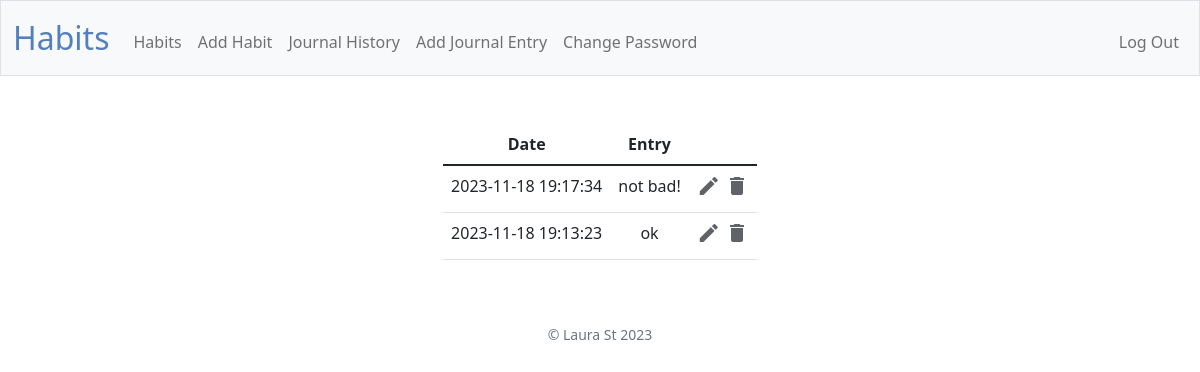
/journal-history (signed in), run on an earlier commit of the app's database.
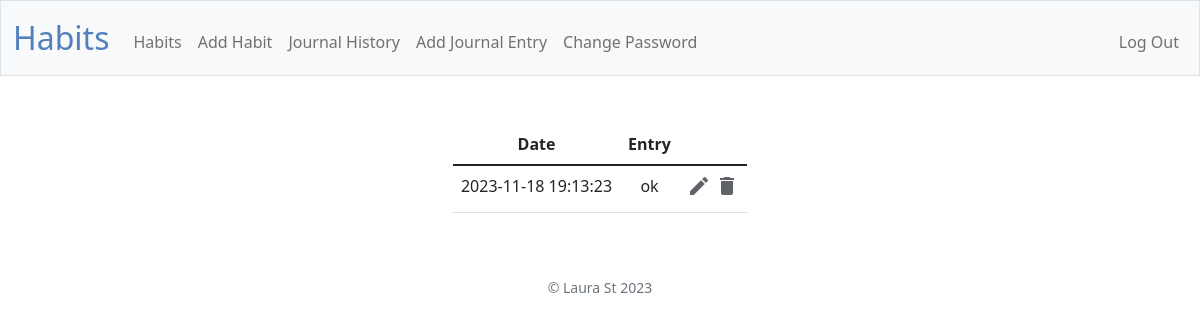
And on a later commit of the database.
### tables this page shows
CREATE TABLE journal_entries (
    entry_id INTEGER PRIMARY KEY AUTOINCREMENT,
    user_id INTEGER,
    entry_content TEXT NOT NULL,
    created_at DATETIME DEFAULT CURRENT_TIMESTAMP,
    FOREIGN KEY (user_id) REFERENCES users(id)
);

### app.py (the view)
@app.route("/journal-history")
@login_required
def journal_history():
    entries = db.execute(
            "SELECT * FROM journal_entries WHERE user_id = ? ORDER BY created_at DESC", session.get("user_id")
    )
    return render_template("journal-history.html", entries=entries)

### app.py (called while the page is built)
@app.after_request
def after_request(response):
    response.headers["Cache-Control"] = "no-cache, no-store, must-revalidate"
    response.headers["Expires"] = 0
    response.headers["Pragma"] = "no-cache"
    return response

### helpers.py (called while the page is built)
def login_required(f):
    @wraps(f)
    def decorated_function(*args, **kwargs):
        if session.get("user_id") is None:
            return redirect("/login")
        return f(*args, **kwargs)
    return decorated_function

### templates/journal-history.html (shortened to what this page needs)
{% extends "layout.html" %}
{% block main %}
<table class="table mx-auto w-auto">
    <thead>
        <tr>
            <th>Date</th>
            <th>Entry</th>
            <th></th>
        </tr>
    </thead>
    <tbody>
        {% for entry in entries %}
        <tr>
            <td>{{entry.created_at}}</td>
            <td>{{entry.entry_content}}</td>
            <td>
                <a href="/edit-journal-entry/{{ entry.entry_id }}" class="icon-link"><span
                        class="material-icons grey_color">edit</span></a>
                <a href="javascript:void(0)" onclick="deleteEntry('{{ entry.entry_id }}')" class="icon-link"><span
                        class="material-icons grey_color">delete</span></a>
            </td>
        </tr>
        {% endfor %}
    </tbody>
</table>
{% endblock %}

### templates/layout.html (shortened to what this page needs)
<!DOCTYPE html>
<html lang="en">
<head>
    <link href="https://cdn.jsdelivr.net/npm/bootstrap@5.1.3/dist/css/bootstrap.min.css"
 rel="stylesheet">
    <link href="/static/styles.css" rel="stylesheet">
</head>
<body>
    <nav class="bg-light border navbar navbar-expand-md navbar-light">
        <div class="container-fluid">
            <a class="navbar-brand" href="/"><span class="blue">Habits</span></a>
            <div class="collapse navbar-collapse" id="navbar">
                {% if session["user_id"] %}
                <ul class="navbar-nav me-auto mt-2">
                    <li class="nav-item"><a class="nav-link" href="/habits">Habits</a></li>
                    <li class="nav-item"><a class="nav-link" href="/add-habit">Add Habit</a></li>
                    <li class="nav-item"><a class="nav-link" href="/journal-history">Journal History</a></li>
                    <li class="nav-item"><a class="nav-link" href="/add-journal-entry">Add Journal Entry</a></li>
                    <li class="nav-item"><a class="nav-link" href="/change-password">Change Password</a></li>
                </ul>
                <ul class="navbar-nav ms-auto mt-2">
                    <li class="nav-item"><a class="nav-link" href="/logout">Log Out</a></li>
                </ul>
                {% else %}
                <ul class="navbar-nav ms-auto mt-2">
                    <li class="nav-item"><a class="nav-link" href="/register">Register</a></li>
                    <li class="nav-item"><a class="nav-link" href="/login">Log In</a></li>
                </ul>
                {% endif %}
            </div>
        </div>
    </nav>
    <main class="container-fluid py-5 text-center">
        {% block main %}{% endblock %}
    </main>
    <footer class="mb-5 small text-center text-muted">
        &copy; Laura St 2023
    </footer>
</body>
</html>

### static/styles.css (style rules this page uses)
nav .navbar-brand { font-size: xx-large; }
nav .navbar-brand .blue { color: #537fbe; }
.grey_color { color: #5f6368; }

What changed in the data, as far as the page shows it:
removed journal_entries: created_at "2023-11-18 19:17:34", entry_content "not bad!"
